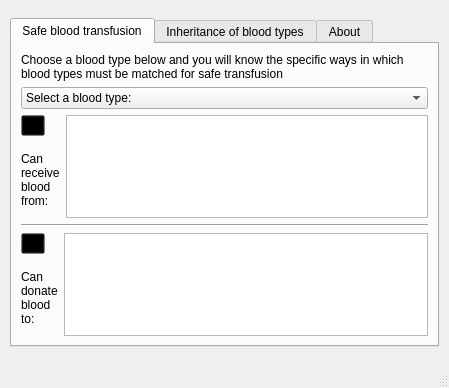
<?xml version="1.0" encoding="UTF-8"?>
<ui version="4.0">
 <class>MainWindow</class>
 <widget class="QMainWindow" name="MainWindow">
  <property name="geometry">
   <rect>
    <x>0</x>
    <y>0</y>
    <width>449</width>
    <height>388</height>
   </rect>
  </property>
  <property name="minimumSize">
   <size>
    <width>446</width>
    <height>388</height>
   </size>
  </property>
  <property name="maximumSize">
   <size>
    <width>470</width>
    <height>388</height>
   </size>
  </property>
  <property name="windowTitle">
   <string>PyBlood</string>
  </property>
  <property name="windowIcon">
   <iconset resource="resources.qrc">
    <normaloff>:/icons/blood_drop.png</normaloff>:/icons/blood_drop.png</iconset>
  </property>
  <widget class="QWidget" name="centralwidget">
   <layout class="QHBoxLayout" name="horizontalLayout">
    <item>
     <widget class="QTabWidget" name="tabWidget">
      <property name="minimumSize">
       <size>
        <width>429</width>
        <height>329</height>
       </size>
      </property>
      <property name="maximumSize">
       <size>
        <width>429</width>
        <height>329</height>
       </size>
      </property>
      <property name="styleSheet">
       <string notr="true">QToolButton
{
Background:transparent;

}</string>
      </property>
      <property name="currentIndex">
       <number>0</number>
      </property>
      <widget class="QWidget" name="tab">
       <attribute name="title">
        <string>Safe blood transfusion</string>
       </attribute>
       <layout class="QVBoxLayout" name="verticalLayout_8">
        <item>
         <widget class="QLabel" name="label_5">
          <property name="text">
           <string>Choose a blood type below and you will know the specific ways in which 
blood types must be matched for safe transfusion</string>
          </property>
         </widget>
        </item>
        <item>
         <layout class="QVBoxLayout" name="verticalLayout_7">
          <item>
           <widget class="QComboBox" name="comboBox_bloodChecker">
            <item>
             <property name="text">
              <string>Select a blood type:</string>
             </property>
            </item>
            <item>
             <property name="text">
              <string>O</string>
             </property>
            </item>
            <item>
             <property name="text">
              <string>A</string>
             </property>
            </item>
            <item>
             <property name="text">
              <string>B</string>
             </property>
            </item>
            <item>
             <property name="text">
              <string>AB</string>
             </property>
            </item>
           </widget>
          </item>
          <item>
           <layout class="QHBoxLayout" name="horizontalLayout_4">
            <item>
             <layout class="QVBoxLayout" name="verticalLayout">
              <item>
               <widget class="QToolButton" name="toolButton_3">
                <property name="toolTip">
                 <string/>
                </property>
                <property name="styleSheet">
                 <string notr="true">QToolButton
{
Background:transparent;

}</string>
                </property>
                <property name="text">
                 <string>...</string>
                </property>
                <property name="icon">
                 <iconset resource="resources.qrc">
                  <normaloff>:/icons/blood_recive.png</normaloff>:/icons/blood_recive.png</iconset>
                </property>
                <property name="iconSize">
                 <size>
                  <width>32</width>
                  <height>32</height>
                 </size>
                </property>
               </widget>
              </item>
              <item>
               <widget class="QLabel" name="label">
                <property name="toolTip">
                 <string/>
                </property>
                <property name="text">
                 <string>Can
receive
blood
from: </string>
                </property>
               </widget>
              </item>
             </layout>
            </item>
            <item>
             <widget class="QPlainTextEdit" name="textEdit_receive_from">
              <property name="toolTip">
               <string/>
              </property>
             </widget>
            </item>
           </layout>
          </item>
          <item>
           <widget class="Line" name="line_2">
            <property name="orientation">
             <enum>Qt::Horizontal</enum>
            </property>
           </widget>
          </item>
          <item>
           <layout class="QHBoxLayout" name="horizontalLayout_5">
            <item>
             <layout class="QVBoxLayout" name="verticalLayout_6">
              <item>
               <widget class="QToolButton" name="toolButton_4">
                <property name="styleSheet">
                 <string notr="true">QToolButton
{
Background:transparent;

}</string>
                </property>
                <property name="text">
                 <string>...</string>
                </property>
                <property name="icon">
                 <iconset resource="resources.qrc">
                  <normaloff>:/icons/blood_donate.png</normaloff>:/icons/blood_donate.png</iconset>
                </property>
                <property name="iconSize">
                 <size>
                  <width>32</width>
                  <height>32</height>
                 </size>
                </property>
               </widget>
              </item>
              <item>
               <widget class="QLabel" name="label_2">
                <property name="text">
                 <string>Can
donate
blood
to:</string>
                </property>
               </widget>
              </item>
             </layout>
            </item>
            <item>
             <widget class="QPlainTextEdit" name="textEdit_donate_to"/>
            </item>
           </layout>
          </item>
         </layout>
        </item>
       </layout>
      </widget>
      <widget class="QWidget" name="tab_3">
       <attribute name="title">
        <string>Inheritance of blood types</string>
       </attribute>
       <layout class="QVBoxLayout" name="verticalLayout_3">
        <item>
         <widget class="QLabel" name="label_6">
          <property name="text">
           <string>Please choose the blood type of parents. The possible blood type that can 
 appear in the progeny will be displayed in the table below </string>
          </property>
         </widget>
        </item>
        <item>
         <layout class="QVBoxLayout" name="verticalLayout_2">
          <item>
           <layout class="QHBoxLayout" name="horizontalLayout_3">
            <item>
             <widget class="QToolButton" name="toolButton_2">
              <property name="styleSheet">
               <string notr="true">QToolButton
{
Background:transparent;

}</string>
              </property>
              <property name="text">
               <string>...</string>
              </property>
              <property name="icon">
               <iconset resource="resources.qrc">
                <normaloff>:/icons/parent_1.png</normaloff>:/icons/parent_1.png</iconset>
              </property>
              <property name="iconSize">
               <size>
                <width>32</width>
                <height>32</height>
               </size>
              </property>
             </widget>
            </item>
            <item>
             <layout class="QVBoxLayout" name="verticalLayout_4">
              <item>
               <widget class="QLabel" name="label_3">
                <property name="text">
                 <string>    Parent 1</string>
                </property>
               </widget>
              </item>
              <item>
               <widget class="QComboBox" name="comboBox_parent1">
                <item>
                 <property name="text">
                  <string>Select a blood type</string>
                 </property>
                </item>
                <item>
                 <property name="text">
                  <string>A</string>
                 </property>
                </item>
                <item>
                 <property name="text">
                  <string>B</string>
                 </property>
                </item>
                <item>
                 <property name="text">
                  <string>AB</string>
                 </property>
                </item>
                <item>
                 <property name="text">
                  <string>O</string>
                 </property>
                </item>
               </widget>
              </item>
             </layout>
            </item>
           </layout>
          </item>
          <item>
           <widget class="Line" name="line">
            <property name="orientation">
             <enum>Qt::Horizontal</enum>
            </property>
           </widget>
          </item>
          <item>
           <layout class="QHBoxLayout" name="horizontalLayout_2">
            <item>
             <widget class="QToolButton" name="toolButton">
              <property name="styleSheet">
               <string notr="true">QToolButton
{
Background:transparent;

}</string>
              </property>
              <property name="text">
               <string>...</string>
              </property>
              <property name="icon">
               <iconset resource="resources.qrc">
                <normaloff>:/icons/parent_2.png</normaloff>:/icons/parent_2.png</iconset>
              </property>
              <property name="iconSize">
               <size>
                <width>32</width>
                <height>32</height>
               </size>
              </property>
             </widget>
            </item>
            <item>
             <layout class="QVBoxLayout" name="verticalLayout_5">
              <item>
               <widget class="QLabel" name="label_4">
                <property name="text">
                 <string>   Parent 2</string>
                </property>
               </widget>
              </item>
              <item>
               <widget class="QComboBox" name="comboBox_parent2">
                <item>
                 <property name="text">
                  <string>Select a blood type</string>
                 </property>
                </item>
                <item>
                 <property name="text">
                  <string>A</string>
                 </property>
                </item>
                <item>
                 <property name="text">
                  <string>B</string>
                 </property>
                </item>
                <item>
                 <property name="text">
                  <string>AB</string>
                 </property>
                </item>
                <item>
                 <property name="text">
                  <string>O</string>
                 </property>
                </item>
               </widget>
              </item>
             </layout>
            </item>
           </layout>
          </item>
         </layout>
        </item>
        <item>
         <widget class="QTableWidget" name="tableWidget">
          <column>
           <property name="text">
            <string>O</string>
           </property>
          </column>
          <column>
           <property name="text">
            <string>A</string>
           </property>
          </column>
          <column>
           <property name="text">
            <string>B</string>
           </property>
          </column>
          <column>
           <property name="text">
            <string>AB</string>
           </property>
          </column>
         </widget>
        </item>
       </layout>
       <zorder>tableWidget</zorder>
       <zorder></zorder>
       <zorder>label_6</zorder>
      </widget>
      <widget class="QWidget" name="tab_2">
       <attribute name="title">
        <string>About</string>
       </attribute>
       <layout class="QVBoxLayout" name="verticalLayout_10">
        <item>
         <widget class="QLabel" name="label_7">
          <property name="text">
           <string>   Created by Masooma Qaiser and Fakhriya Fayyaz at</string>
          </property>
          <property name="alignment">
           <set>Qt::AlignCenter</set>
          </property>
         </widget>
        </item>
        <item>
         <widget class="QPushButton" name="pushButton_3">
          <property name="styleSheet">
           <string notr="true">QPushButton{
background: transparent;
border: none;
}</string>
          </property>
          <property name="text">
           <string/>
          </property>
          <property name="icon">
           <iconset resource="resources.qrc">
            <normaloff>:/icons/iib-logo.png</normaloff>:/icons/iib-logo.png</iconset>
          </property>
          <property name="iconSize">
           <size>
            <width>130</width>
            <height>60</height>
           </size>
          </property>
         </widget>
        </item>
        <item>
         <widget class="QLabel" name="label_11">
          <property name="text">
           <string>CECOS University of IT &amp; Emerging Sciences
Peshawar, Pakistan.</string>
          </property>
          <property name="alignment">
           <set>Qt::AlignCenter</set>
          </property>
         </widget>
        </item>
        <item>
         <layout class="QHBoxLayout" name="horizontalLayout_7">
          <item>
           <spacer name="horizontalSpacer">
            <property name="orientation">
             <enum>Qt::Horizontal</enum>
            </property>
            <property name="sizeHint" stdset="0">
             <size>
              <width>40</width>
              <height>20</height>
             </size>
            </property>
           </spacer>
          </item>
          <item>
           <widget class="QPushButton" name="pushButton_4">
            <property name="styleSheet">
             <string notr="true">QPushButton{
background: transparent;
border: none;
}</string>
            </property>
            <property name="text">
             <string/>
            </property>
            <property name="icon">
             <iconset resource="resources.qrc">
              <normaloff>:/icons/email.png</normaloff>:/icons/email.png</iconset>
            </property>
            <property name="iconSize">
             <size>
              <width>45</width>
              <height>45</height>
             </size>
            </property>
           </widget>
          </item>
          <item>
           <layout class="QVBoxLayout" name="verticalLayout_9">
            <item>
             <spacer name="verticalSpacer_5">
              <property name="orientation">
               <enum>Qt::Vertical</enum>
              </property>
              <property name="sizeHint" stdset="0">
               <size>
                <width>20</width>
                <height>40</height>
               </size>
              </property>
             </spacer>
            </item>
            <item>
             <widget class="QLabel" name="label_8">
              <property name="text">
               <string>masooma.qaiser1@gmail.com </string>
              </property>
              <property name="alignment">
               <set>Qt::AlignLeading|Qt::AlignLeft|Qt::AlignVCenter</set>
              </property>
             </widget>
            </item>
            <item>
             <widget class="QLabel" name="label_9">
              <property name="text">
               <string>fakhriya.khan@gmail.com </string>
              </property>
              <property name="alignment">
               <set>Qt::AlignLeading|Qt::AlignLeft|Qt::AlignVCenter</set>
              </property>
             </widget>
            </item>
            <item>
             <spacer name="verticalSpacer_6">
              <property name="orientation">
               <enum>Qt::Vertical</enum>
              </property>
              <property name="sizeHint" stdset="0">
               <size>
                <width>20</width>
                <height>40</height>
               </size>
              </property>
             </spacer>
            </item>
           </layout>
          </item>
          <item>
           <spacer name="horizontalSpacer_2">
            <property name="orientation">
             <enum>Qt::Horizontal</enum>
            </property>
            <property name="sizeHint" stdset="0">
             <size>
              <width>40</width>
              <height>20</height>
             </size>
            </property>
           </spacer>
          </item>
         </layout>
        </item>
        <item>
         <spacer name="verticalSpacer_2">
          <property name="orientation">
           <enum>Qt::Vertical</enum>
          </property>
          <property name="sizeHint" stdset="0">
           <size>
            <width>20</width>
            <height>1</height>
           </size>
          </property>
         </spacer>
        </item>
        <item>
         <spacer name="verticalSpacer_4">
          <property name="orientation">
           <enum>Qt::Vertical</enum>
          </property>
          <property name="sizeHint" stdset="0">
           <size>
            <width>20</width>
            <height>3</height>
           </size>
          </property>
         </spacer>
        </item>
        <item>
         <widget class="QLabel" name="label_15">
          <property name="text">
           <string>This work is being distributed under a 
Creative Commons Attribution 4.0 International License.</string>
          </property>
          <property name="alignment">
           <set>Qt::AlignCenter</set>
          </property>
         </widget>
        </item>
        <item>
         <widget class="QPushButton" name="pushButton_2">
          <property name="styleSheet">
           <string notr="true">QPushButton{
background: transparent;
border: none;
}</string>
          </property>
          <property name="text">
           <string/>
          </property>
          <property name="icon">
           <iconset resource="resources.qrc">
            <normaloff>:/icons/cc_license.png</normaloff>:/icons/cc_license.png</iconset>
          </property>
          <property name="iconSize">
           <size>
            <width>88</width>
            <height>31</height>
           </size>
          </property>
         </widget>
        </item>
        <item>
         <spacer name="verticalSpacer">
          <property name="orientation">
           <enum>Qt::Vertical</enum>
          </property>
          <property name="sizeHint" stdset="0">
           <size>
            <width>20</width>
            <height>1</height>
           </size>
          </property>
         </spacer>
        </item>
       </layout>
      </widget>
     </widget>
    </item>
   </layout>
  </widget>
  <widget class="QMenuBar" name="menubar">
   <property name="geometry">
    <rect>
     <x>0</x>
     <y>0</y>
     <width>449</width>
     <height>21</height>
    </rect>
   </property>
  </widget>
  <widget class="QStatusBar" name="statusbar"/>
 </widget>
 <resources>
  <include location="resources.qrc"/>
 </resources>
 <connections/>
</ui>
